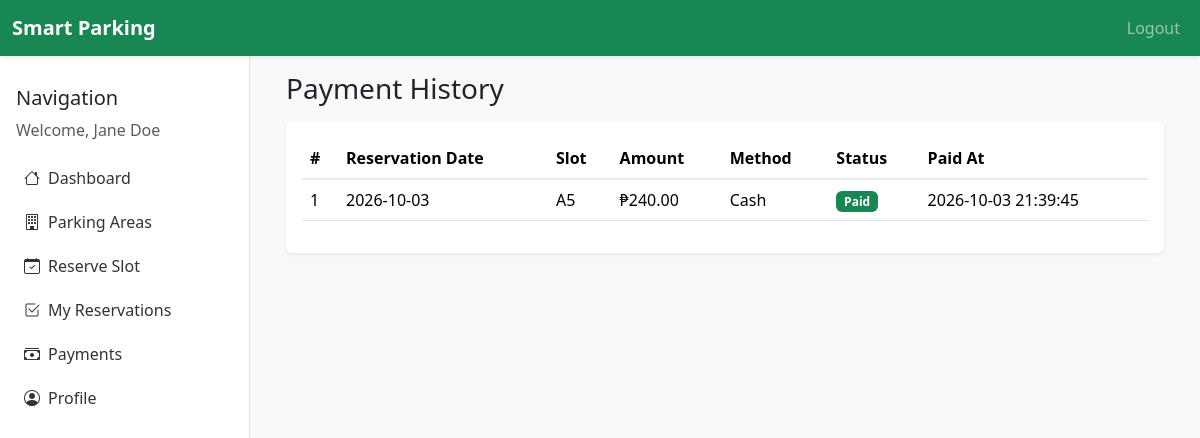
Screenshot of /driver/payment_history.php (signed in) with the database file from the repository.
### tables this page shows
CREATE TABLE `payments` (
  `id` INT AUTO_INCREMENT PRIMARY KEY,
  `reservation_id` INT NOT NULL,
  `amount` DECIMAL(10,2) NOT NULL,
  `payment_method` VARCHAR(50) NOT NULL,
  `transaction_reference` VARCHAR(100) NULL,
  `status` ENUM('Paid','Pending','Failed') NOT NULL DEFAULT 'Paid',
  `paid_at` DATETIME NOT NULL DEFAULT CURRENT_TIMESTAMP,
  FOREIGN KEY (`reservation_id`) REFERENCES `reservations`(`id`) ON DELETE CASCADE
);

CREATE TABLE `reservations` (
  `id` INT AUTO_INCREMENT PRIMARY KEY,
  `user_id` INT NOT NULL,
  `slot_id` INT NOT NULL,
  `qr_code` VARCHAR(255) NOT NULL,
  `reservation_date` DATE NOT NULL,
  `start_time` DATETIME NOT NULL,
  `end_time` DATETIME NOT NULL,
  `check_in_time` DATETIME NULL,
  `check_out_time` DATETIME NULL,
  `status` ENUM('Pending','Reserved','CheckedIn','Completed','Cancelled') NOT NULL DEFAULT 'Pending',
  `total_fee` DECIMAL(10,2) DEFAULT 0.00,
  `created_at` DATETIME NOT NULL DEFAULT CURRENT_TIMESTAMP,
  FOREIGN KEY (`user_id`) REFERENCES `users`(`id`) ON DELETE CASCADE,
  FOREIGN KEY (`slot_id`) REFERENCES `parking_slots`(`id`) ON DELETE CASCADE
);

CREATE TABLE `parking_slots` (
  `id` INT AUTO_INCREMENT PRIMARY KEY,
  `area_id` INT NOT NULL,
  `slot_number` VARCHAR(20) NOT NULL,
  `slot_type` ENUM('standard','vip','disabled') NOT NULL DEFAULT 'standard',
  `status` ENUM('Available','Reserved','Occupied','Maintenance') NOT NULL DEFAULT 'Available',
  `created_at` DATETIME NOT NULL DEFAULT CURRENT_TIMESTAMP,
  FOREIGN KEY (`area_id`) REFERENCES `parking_areas`(`id`) ON DELETE CASCADE
);

### includes/auth.php (called while the page is built, shortened)
<?php
function sanitize($value) {
    return htmlspecialchars(trim($value), ENT_QUOTES, 'UTF-8');
}

### driver/payment_history.php (the view, shortened to what this page needs)
<?php
require_once __DIR__ . '/../includes/auth.php';
$user = currentUser();
$stmt = $pdo->prepare('SELECT p.*, r.reservation_date, p2.slot_number FROM payments p JOIN reservations r ON p.reservation_id=r.id JOIN parking_slots p2 ON r.slot_id=p2.id WHERE r.user_id=:user ORDER BY p.paid_at DESC');
$stmt->execute(['user'=>$user['id']]);
$payments = $stmt->fetchAll();
include __DIR__ . '/../includes/header.php';
?>
<?php include __DIR__ . '/../includes/sidebar.php'; ?>
<div class="content p-4">
    <?php include __DIR__ . '/../includes/navbar.php'; ?>
    <div class="container-fluid">
        <h1 class="h3 mb-3">Payment History</h1>
        <div class="card shadow-sm">
            <div class="card-body table-responsive">
                <table class="table table-hover">
                    <thead><tr><th>#</th><th>Reservation Date</th><th>Slot</th><th>Amount</th><th>Method</th><th>Status</th><th>Paid At</th></tr></thead>
                    <tbody>
                        <?php foreach ($payments as $payment): ?>
                        <tr>
                            <td><?= sanitize($payment['id']) ?></td>
                            <td><?= sanitize($payment['reservation_date']) ?></td>
                            <td><?= sanitize($payment['slot_number']) ?></td>
                            <td>&#8369;<?= number_format($payment['amount'],2) ?></td>
                            <td><?= sanitize($payment['payment_method']) ?></td>
                            <td><span class="badge bg-<?= $payment['status']==='Paid' ? 'success' : 'warning text-dark' ?>"><?= sanitize($payment['status']) ?></span></td>
                            <td><?= sanitize($payment['paid_at']) ?></td>
                        </tr>
                        <?php endforeach; ?>
                    </tbody>
                </table>
            </div>
        </div>
    </div>
</div>
<?php include __DIR__ . '/../includes/footer.php'; ?>

### assets/css/style.css (style rules this page uses)
:root { --sidebar-width: 250px; --bg-color: #f5f7fb; }
body { background: var(--bg-color); }
.content { margin-left: var(--sidebar-width); width: calc(100% - var(--sidebar-width)); padding-top: 80px; }
.card { border: none; }
.table thead th { border-bottom: 2px solid #e9ecef; }

### rows the page displays
payments: id "1", reservation.reservation_date "2026-10-03", parking_slots.slot_number "A5", amount "240.00", payment_method "Cash", status "Paid", paid_at "2026-10-03 21:39:45"

### other values shown
$user['full_name'] "Jane Doe"
$item['label'] "Dashboard"
$item['label'] "Parking Areas"
$item['label'] "Reserve Slot"
$item['label'] "My Reservations"
$item['label'] "Payments"
$item['label'] "Profile"
